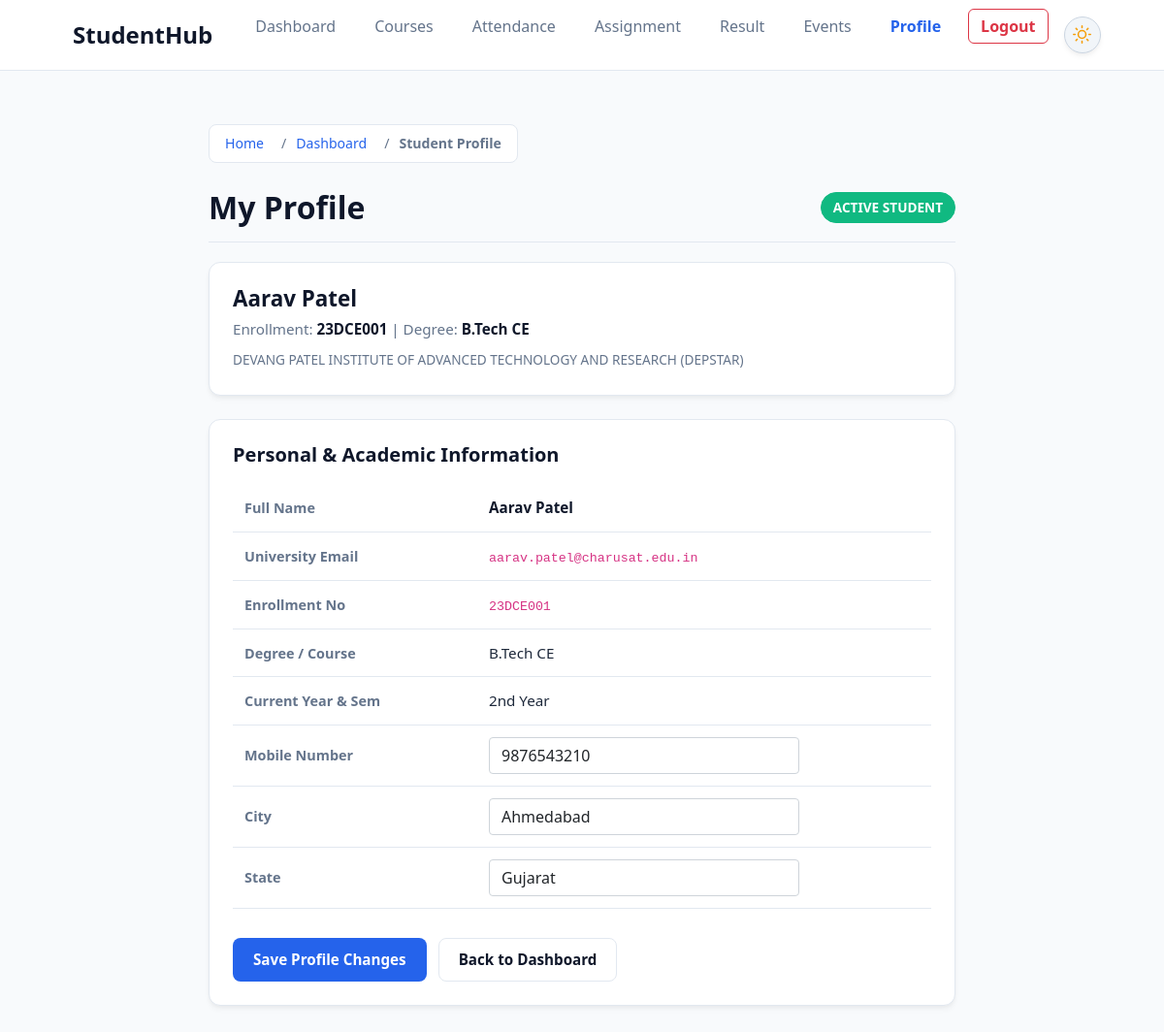
Screenshot of /pages/profile.php (signed in) with the database file from the repository.
### tables this page shows
CREATE TABLE `students` (
    `id` INT AUTO_INCREMENT PRIMARY KEY,
    `user_id` INT NULL,
    `enrollment_no` VARCHAR(20) NOT NULL UNIQUE,
    `full_name` VARCHAR(100) NOT NULL,
    `email` VARCHAR(120) NOT NULL UNIQUE,
    `phone` VARCHAR(15) NOT NULL,
    `course` VARCHAR(50) NOT NULL,
    `year` VARCHAR(20) NOT NULL,
    `gender` ENUM('Male', 'Female', 'Other') NOT NULL,
    `country` VARCHAR(50) NOT NULL DEFAULT 'India',
    `state` VARCHAR(50) NOT NULL DEFAULT 'Gujarat',
    `city` VARCHAR(50) NOT NULL DEFAULT 'Anand',
    `status` ENUM('active', 'inactive', 'deleted') NOT NULL DEFAULT 'active',
    `created_at` TIMESTAMP DEFAULT CURRENT_TIMESTAMP,
    INDEX `idx_students_enrollment` (`enrollment_no`),
    INDEX `idx_students_course` (`course`),
    INDEX `idx_students_status` (`status`),
    CONSTRAINT `fk_students_user` FOREIGN KEY (`user_id`) 
        REFERENCES `users` (`id`) ON DELETE SET NULL ON UPDATE CASCADE
);

### pages/profile.php (the view, shortened to what this page needs)
<?php
$currentUser = get_logged_in_user();
$pdo = get_pdo_connection();
$student = null;
try {
    $stmt = $pdo->prepare("SELECT * FROM students WHERE user_id = :uid LIMIT 1");
    $stmt->execute([':uid' => $currentUser['id']]);
    $student = $stmt->fetch();
} catch (Exception $e) {
    error_log("Error fetching profile: " . $e->getMessage());
}
$fullName     = $student['full_name'] ?? $currentUser['name'];
$email        = $student['email'] ?? $currentUser['email'];
$phone        = $student['phone'] ?? '+91 9427721097';
$course       = $student['course'] ?? 'B.Tech Computer Engineering';
$year         = $student['year'] ?? '2nd Year (Semester 3)';
$enrollmentNo = $student['enrollment_no'] ?? 'D26DCE128';
$city         = $student['city'] ?? 'Anand';
$state        = $student['state'] ?? 'Gujarat';
$status       = $student['status'] ?? 'active';
?>
<!DOCTYPE html>
<html lang="en" data-theme="light">
<head>
    <link href="https://cdn.jsdelivr.net/npm/bootstrap@5.0.2/dist/css/bootstrap.min.css" rel="stylesheet"
>
    <link rel="stylesheet" href="../css/style.css">
    <link rel="stylesheet" href="../css/profile.css">
</head>
<body>
    <header>
        <div class="container">
            <nav>
                <a href="../index.html" class="logo">StudentHub</a>
                <div class="nav-actions">
                    <ul class="nav-links">
                        <li><a href="dashboard.php">Dashboard</a></li>
                        <li><a href="courses.html">Courses</a></li>
                        <li><a href="attendance.html">Attendance</a></li>
                        <li><a href="assignment.html">Assignment</a></li>
                        <li><a href="result.html">Result</a></li>
                        <li><a href="events.html">Events</a></li>
                        <li><a href="profile.php" class="active">Profile</a></li>
                        <li><a href="logout.php" class="btn-logout" style="color: #ef4444; font-weight: 600;">Logout</a></li>
                    </ul>
                    <button type="button" class="theme-toggle-btn" aria-label="Toggle light/dark theme" title="Toggle theme">
                    </button>
                </div>
            </nav>
        </div>
    </header>
    <main id="main-content">
        <div class="container profile-container">
            <nav aria-label="breadcrumb" class="breadcrumb-nav">
                <ol class="breadcrumb-list">
                    <li class="breadcrumb-item"><a href="../index.html">Home</a></li>
                    <li class="breadcrumb-item"><a href="dashboard.php">Dashboard</a></li>
                    <li class="breadcrumb-item active" aria-current="page">Student Profile</li>
                </ol>
            </nav>
            <div class="profile-header-row" style="display: flex; justify-content: space-between; align-items: center; margin-bottom: 20px;">
                <h1 style="margin: 0;">My Profile</h1>
                <span class="status-badge" style="background: #10b981; color: #fff; padding: 4px 12px; border-radius: 9999px; font-size: 0.85rem; font-weight: 600;">
                    <?= strtoupper(htmlspecialchars($status)) ?> STUDENT
                </span>
            </div>
            <div class="user-card" style="background: var(--card-bg); border: 1px solid var(--border-color); border-radius: 12px; padding: 24px; margin-bottom: 24px;">
                <div class="user-info">
                    <h3 style="margin: 0 0 6px; color: var(--bs-dark);"><?= htmlspecialchars($fullName) ?></h3>
                    <p style="margin: 0 0 6px; color: var(--text-muted);">
                        Enrollment: <strong style="color: var(--bs-dark);"><?= htmlspecialchars($enrollmentNo) ?></strong> | Degree: <strong style="color: var(--bs-dark);"><?= htmlspecialchars($course) ?></strong>
                    </p>
                    <small style="color: var(--text-muted);">DEVANG PATEL INSTITUTE OF ADVANCED TECHNOLOGY AND RESEARCH (DEPSTAR)</small>
                </div>
            </div>
            <div class="details-card" style="background: var(--card-bg); border: 1px solid var(--border-color); border-radius: 12px; padding: 24px;">
                <h4 style="margin: 0 0 18px; color: var(--bs-dark);">Personal &amp; Academic Information</h4>
                <form action="profile.php" method="POST">
                    <table class="profile-table" style="width: 100%; border-collapse: collapse;">
                        <tbody>
                            <tr style="border-bottom: 1px solid var(--border-color);">
                                <th style="padding: 12px; text-align: left; width: 30%; color: var(--text-muted);">Full Name</th>
                                <td style="padding: 12px; color: var(--bs-body-color);"><strong style="color: var(--bs-dark);"><?= htmlspecialchars($fullName) ?></strong></td>
                            </tr>
                            <tr style="border-bottom: 1px solid var(--border-color);">
                                <th style="padding: 12px; text-align: left; color: var(--text-muted);">University Email</th>
                                <td style="padding: 12px;"><code><?= htmlspecialchars($email) ?></code></td>
                            </tr>
                            <tr style="border-bottom: 1px solid var(--border-color);">
                                <th style="padding: 12px; text-align: left; color: var(--text-muted);">Enrollment No</th>
                                <td style="padding: 12px;"><code><?= htmlspecialchars($enrollmentNo) ?></code></td>
                            </tr>
                            <tr style="border-bottom: 1px solid var(--border-color);">
                                <th style="padding: 12px; text-align: left; color: var(--text-muted);">Degree / Course</th>
                                <td style="padding: 12px; color: var(--bs-body-color);"><?= htmlspecialchars($course) ?></td>
                            </tr>
                            <tr style="border-bottom: 1px solid var(--border-color);">
                                <th style="padding: 12px; text-align: left; color: var(--text-muted);">Current Year &amp; Sem</th>
                                <td style="padding: 12px; color: var(--bs-body-color);"><?= htmlspecialchars($year) ?></td>
                            </tr>
                            <tr style="border-bottom: 1px solid var(--border-color);">
                                <th style="padding: 12px; text-align: left; color: var(--text-muted);">Mobile Number</th>
                                <td style="padding: 12px;">
                                    <input type="text" name="phone" value="<?= htmlspecialchars($phone) ?>" class="form-control" style="max-width: 320px;">
                                </td>
                            </tr>
                            <tr style="border-bottom: 1px solid var(--border-color);">
                                <th style="padding: 12px; text-align: left; color: var(--text-muted);">City</th>
                                <td style="padding: 12px;">
                                    <input type="text" name="city" value="<?= htmlspecialchars($city) ?>" class="form-control" style="max-width: 320px;">
                                </td>
                            </tr>
                            <tr>
                                <th style="padding: 12px; text-align: left; color: var(--text-muted);">State</th>
                                <td style="padding: 12px;">
                                    <input type="text" name="state" value="<?= htmlspecialchars($state) ?>" class="form-control" style="max-width: 320px;">
                                </td>
                            </tr>
                        </tbody>
                    </table>
                    <div style="margin-top: 24px; display: flex; gap: 12px;">
                        <button type="submit" class="btn btn-primary">Save Profile Changes</button>
                        <a href="dashboard.php" class="btn btn-outline">Back to Dashboard</a>
                    </div>
                </form>
            </div>
        </div>
    </main>
</body>
</html>

### css/style.css (style rules this page uses)
:root { --bs-body-color: #1e293b; --bs-body-bg: #f8fafc; --bs-light: #f8fafc; --bs-white: #ffffff; --bs-dark: #0f172a; --bs-secondary: #64748b; --bs-border-color: #e2e8f0; --bs-primary: #2563eb; --bs-primary-rgb: 37, 99, 235; --bs-success: #10b981; --bs-success-rgb: 16, 185, 129; --bs-warning: #f59e0b; --bs-warning-rgb: 245, 158, 11; --bs-info: #06b6d4; --bs-info-rgb: 6, 182, 212; --card-bg: #ffffff; --bg-card: #ffffff; --bs-card-bg: #ffffff; --bg-surface: #f8fafc; --border-color: #e2e8f0; --text-color: #0f172a; --text-primary: #0f172a; --bs-text-primary: #0f172a; --text-muted: #64748b; --bg-header: rgba(255, 255, 255, 0.92); --bg-input: #ffffff; --table-th-bg: #f1f5f9; --card-shadow: 0 4px 6px -1px rgba(0, 0, 0, 0.05), 0 2px 4px -1px rgba(0, 0, 0, 0.03); --card-shadow-hover: 0 10px 25px -5px rgba(0, 0, 0, 0.08), 0 8px 10px -6px rgba(0, 0, 0, 0.04); --toggle-bg: #f1f5f9; --toggle-border: #cbd5e1; --toggle-color: #f59e0b; --toggle-hover-bg: #e2e8f0; }
* { margin: 0; padding: 0; box-sizing: border-box; }
body { font-family: 'Segoe UI', system-ui, -apple-system, sans-serif; color: var(--bs-body-color); background-color: var(--bs-body-bg); line-height: 1.6; min-height: 100vh; display: flex; flex-direction: column; transition: background-color 0.3s ease, color 0.3s ease; }
main { flex: 1; }
a { text-decoration: none; color: inherit; }
ul { list-style: none; }
.container { width: 90%; max-width: 1140px; margin: 0 auto; padding: 0 15px; }
header { background-color: var(--bg-header); backdrop-filter: blur(12px); -webkit-backdrop-filter: blur(12px); border-bottom: 1px solid var(--bs-border-color); position: sticky; top: 0; z-index: 100; transition: background-color 0.3s ease, border-color 0.3s ease; }
nav { display: flex; justify-content: space-between; align-items: center; padding: 15px 0; }
.logo { font-size: 1.5rem; font-weight: 700; color: var(--bs-dark); display: flex; align-items: center; gap: 8px; transition: color 0.3s ease; }
.nav-actions { display: flex; align-items: center; gap: 16px; }
.nav-links { display: flex; align-items: center; gap: 16px; }
.nav-links a { color: var(--bs-secondary); font-weight: 500; padding: 6px 12px; border-radius: 6px; transition: all 0.2s ease; }
.nav-links a.active { color: var(--bs-primary); font-weight: 600; }
.theme-toggle-btn { display: inline-flex; align-items: center; justify-content: center; width: 38px; height: 38px; padding: 0; border-radius: 50%; background-color: var(--toggle-bg); border: 1px solid var(--toggle-border); color: var(--toggle-color); cursor: pointer; transition: all 0.25s ease; box-shadow: var(--card-shadow); flex-shrink: 0; outline: none; position: relative; }
.theme-toggle-btn svg { width: 19px; height: 19px; transition: transform 0.4s ease; }
.sun-icon { display: block; color: #f59e0b; }
.btn-register, .btn-primary, .nav-links a.btn-register, .nav-links a.btn-primary, .nav-links a.btn-register.active, .nav-links a.btn-primary.active { background-color: var(--bs-primary) !important; color: #ffffff !important; }
.btn-logout, .nav-links a.btn-logout { border: 1px solid #dc3545 !important; color: #dc3545 !important; background-color: transparent !important; cursor: pointer; }
.btn { display: inline-block; padding: 10px 20px; border-radius: 8px; font-weight: 600; font-size: 0.95rem; cursor: pointer; border: 1px solid transparent; transition: background-color 0.2s, transform 0.1s, color 0.2s, border-color 0.2s; text-align: center; }
.btn-outline { border-color: var(--bs-border-color); background-color: var(--bs-white); color: var(--bs-dark); }
.breadcrumb-nav { margin: 8px 0 12px 0; }
.breadcrumb-list { display: inline-flex; width: fit-content; max-width: 100%; flex-wrap: wrap; align-items: center; list-style: none; padding: 8px 16px; background: var(--bs-card-bg, #ffffff); border: 1px solid var(--bs-border-color, #e2e8f0); border-radius: 8px; margin: 0; font-size: 0.88rem; }
.breadcrumb-item + .breadcrumb-item::before { content: "/"; padding: 0 10px; color: var(--bs-secondary, #64748b); font-weight: 400; }
.breadcrumb-item a { color: var(--bs-primary, #2563eb); text-decoration: none; font-weight: 500; }
.breadcrumb-item.active { color: var(--bs-secondary, #64748b); font-weight: 600; }

### rows the page displays
students: status "ACTIVE", full_name "Aarav Patel", enrollment_no "23DCE001", course "B.Tech CE", email "aarav.patel@charusat.edu.in", year "2nd Year", phone "9876543210", city "Ahmedabad", state "Gujarat"
